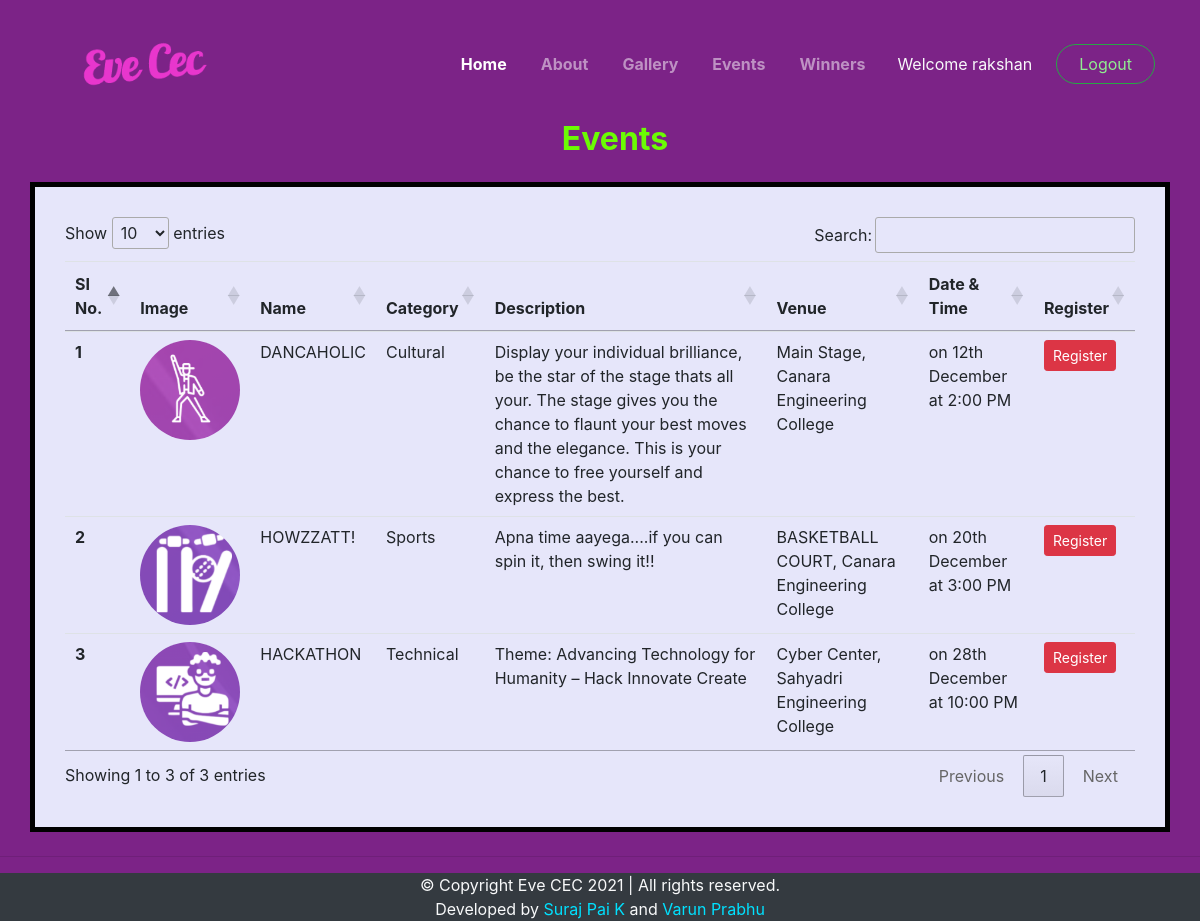
The page /events.php (signed in) on the database its author committed.
### tables this page shows
CREATE TABLE `events` ( 
  `si` INT NOT NULL AUTO_INCREMENT UNIQUE KEY ,  
  `image_id` INT NOT NULL ,  
  `name` VARCHAR(30) NOT NULL ,  
  `category` VARCHAR(30) NOT NULL ,  
  `description` VARCHAR(300) NOT NULL ,  
  `venue` VARCHAR(300) NOT NULL ,  
  `d&t` VARCHAR(50) NOT NULL ,  
  `timestramp` DATETIME NOT NULL DEFAULT CURRENT_TIMESTAMP,
   PRIMARY KEY(image_id)
);

### events_table.php (the view, shortened to what this page needs)
<?php
    include 'register.php';
?>
<!DOCTYPE html>
<html lang="en">
<head>
    <link rel="stylesheet" href="https://stackpath.bootstrapcdn.com/bootstrap/4.4.1/css/bootstrap.min.css"
>
    <link rel="stylesheet" href="//cdn.datatables.net/1.10.20/css/jquery.dataTables.min.css">
    <link rel="stylesheet" href="https://cdnjs.cloudflare.com/ajax/libs/animate.css/4.1.1/animate.min.css" />
    <link rel="stylesheet" href="swiper.min.css">
    <link rel="stylesheet" href="style.css">
</head>
<body style="background-color:#7c2387;">
    <h2 class="text-center" style="padding:80px 0 0 30px;color:#6bfc03;font-weight:bold;">Events</h2>
    <div class="container my-4" style="background-color:#E6E6FA;padding:30px;border:5px solid black;">
        <table class="table" id="myTable">
            <thead>
                <tr>
                    <th scope="col">SI No.</th>
                    <th scope="col">Image</th>
                    <th scope="col">Name</th>
                    <th scope="col">Category</th>
                    <th scope="col">Description</th>
                    <th scope="col">Venue</th>
                    <th scope="col">Date & Time</th>
                    <?php
                        if($_SESSION['uname']!="admin"){
                            echo '<th scope="col">Register</th>';
                        }
                    ?>
                </tr>
            </thead>
            <tbody>
                <?php
        $sql="SELECT * FROM `events`";
        $result=mysqli_query($conn,$sql);
        $sno=0;
        while($row=mysqli_fetch_assoc($result)){
          $sno+=1;
          echo "<tr>
            <th scope='row'>".$sno."</th>
            <td><img src='Images/Events/event-".$row['image_id'].".jpg' alt='image' style='width:100px;height:100px;border-radius:50%;'></td>
            <td>".$row['name']."</td>
            <td>".$row['category']."</td>
            <td>".$row['description']."</td>
            <td>".$row['venue']."</td>
            <td>".$row['d&t']."</td>";
            if($_SESSION['uname']!="admin"){
            echo "<td><button class='register btn btn-sm btn-danger' data-toggle='modal' data-target='#registerModal' id=".$row['si'].">Register</button>
            </td></tr>";
            }
        }
      ?>
            </tbody>
        </table>
    </div>
    <hr>
</body>
</html>

### style.css (style rules this page uses)
* { margin:0; padding:0; }
html { scroll-behavior: smooth; }

### rows shown on the page
events: shows a picture, name "DANCAHOLIC", category "Cultural", description "Display your individual brilliance, be the star of the stage thats all your. The stage gives you the chance to flaunt your best moves and the elegance. This is your chance to free yourself and express the best.", venue "Main Stage, Canara Engineering College", value "on 12th December at 2:00 PM"
events: shows a picture, name "HOWZZATT!", category "Sports", description "Apna time aayega....if you can spin it, then swing it!!", venue "BASKETBALL COURT, Canara Engineering College", value "on 20th December at 3:00 PM"
events: shows a picture, name "HACKATHON", category "Technical", description "Theme: Advancing Technology for Humanity – Hack Innovate Create", venue "Cyber Center, Sahyadri Engineering College", value "on 28th December at 10:00 PM"

### other values the page prints
$_SESSION['uname'] "rakshan"
